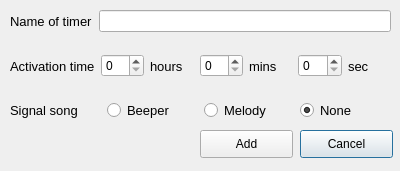
<?xml version="1.0" encoding="UTF-8"?>
<ui version="4.0">
 <class>createtimerwindow</class>
 <widget class="QDialog" name="createtimerwindow">
  <property name="geometry">
   <rect>
    <x>0</x>
    <y>0</y>
    <width>400</width>
    <height>171</height>
   </rect>
  </property>
  <property name="windowTitle">
   <string>Dialog</string>
  </property>
  <widget class="QPushButton" name="CancelButton">
   <property name="geometry">
    <rect>
     <x>300</x>
     <y>130</y>
     <width>93</width>
     <height>28</height>
    </rect>
   </property>
   <property name="text">
    <string>Cancel</string>
   </property>
  </widget>
  <widget class="QPushButton" name="AddButton">
   <property name="geometry">
    <rect>
     <x>200</x>
     <y>130</y>
     <width>93</width>
     <height>28</height>
    </rect>
   </property>
   <property name="text">
    <string>Add</string>
   </property>
  </widget>
  <widget class="QWidget" name="layoutWidget">
   <property name="geometry">
    <rect>
     <x>10</x>
     <y>10</y>
     <width>381</width>
     <height>111</height>
    </rect>
   </property>
   <layout class="QVBoxLayout" name="verticalLayout">
    <item>
     <layout class="QHBoxLayout" name="horizontalLayout">
      <item>
       <widget class="QLabel" name="label">
        <property name="font">
         <font>
          <pointsize>10</pointsize>
         </font>
        </property>
        <property name="text">
         <string>Name of timer</string>
        </property>
       </widget>
      </item>
      <item>
       <widget class="QLineEdit" name="TimerNameLine"/>
      </item>
     </layout>
    </item>
    <item>
     <layout class="QHBoxLayout" name="horizontalLayout_2">
      <item>
       <widget class="QLabel" name="label_2">
        <property name="font">
         <font>
          <pointsize>10</pointsize>
         </font>
        </property>
        <property name="text">
         <string>Activation time</string>
        </property>
       </widget>
      </item>
      <item>
       <widget class="QSpinBox" name="HoursCount"/>
      </item>
      <item>
       <widget class="QLabel" name="label_6">
        <property name="font">
         <font>
          <pointsize>10</pointsize>
         </font>
        </property>
        <property name="text">
         <string>hours</string>
        </property>
       </widget>
      </item>
      <item>
       <widget class="QSpinBox" name="MinutesCount"/>
      </item>
      <item>
       <widget class="QLabel" name="label_4">
        <property name="font">
         <font>
          <pointsize>10</pointsize>
         </font>
        </property>
        <property name="text">
         <string>mins</string>
        </property>
       </widget>
      </item>
      <item>
       <widget class="QSpinBox" name="SecondsCount"/>
      </item>
      <item>
       <widget class="QLabel" name="label_5">
        <property name="font">
         <font>
          <pointsize>10</pointsize>
         </font>
        </property>
        <property name="text">
         <string>sec</string>
        </property>
       </widget>
      </item>
     </layout>
    </item>
    <item>
     <layout class="QHBoxLayout" name="horizontalLayout_3">
      <item>
       <widget class="QLabel" name="label_3">
        <property name="font">
         <font>
          <pointsize>10</pointsize>
         </font>
        </property>
        <property name="text">
         <string>Signal song</string>
        </property>
       </widget>
      </item>
      <item>
       <widget class="QRadioButton" name="BeeperSignalRadioButton">
        <property name="font">
         <font>
          <pointsize>10</pointsize>
         </font>
        </property>
        <property name="text">
         <string>Beeper</string>
        </property>
        <property name="checked">
         <bool>false</bool>
        </property>
       </widget>
      </item>
      <item>
       <widget class="QRadioButton" name="MelodySignalRadioButton">
        <property name="font">
         <font>
          <pointsize>10</pointsize>
         </font>
        </property>
        <property name="text">
         <string>Melody</string>
        </property>
        <property name="checked">
         <bool>false</bool>
        </property>
       </widget>
      </item>
      <item>
       <widget class="QRadioButton" name="NoneSignalRadioButton">
        <property name="font">
         <font>
          <pointsize>10</pointsize>
         </font>
        </property>
        <property name="text">
         <string>None</string>
        </property>
        <property name="checked">
         <bool>true</bool>
        </property>
       </widget>
      </item>
     </layout>
    </item>
   </layout>
  </widget>
 </widget>
 <resources/>
 <connections/>
</ui>
